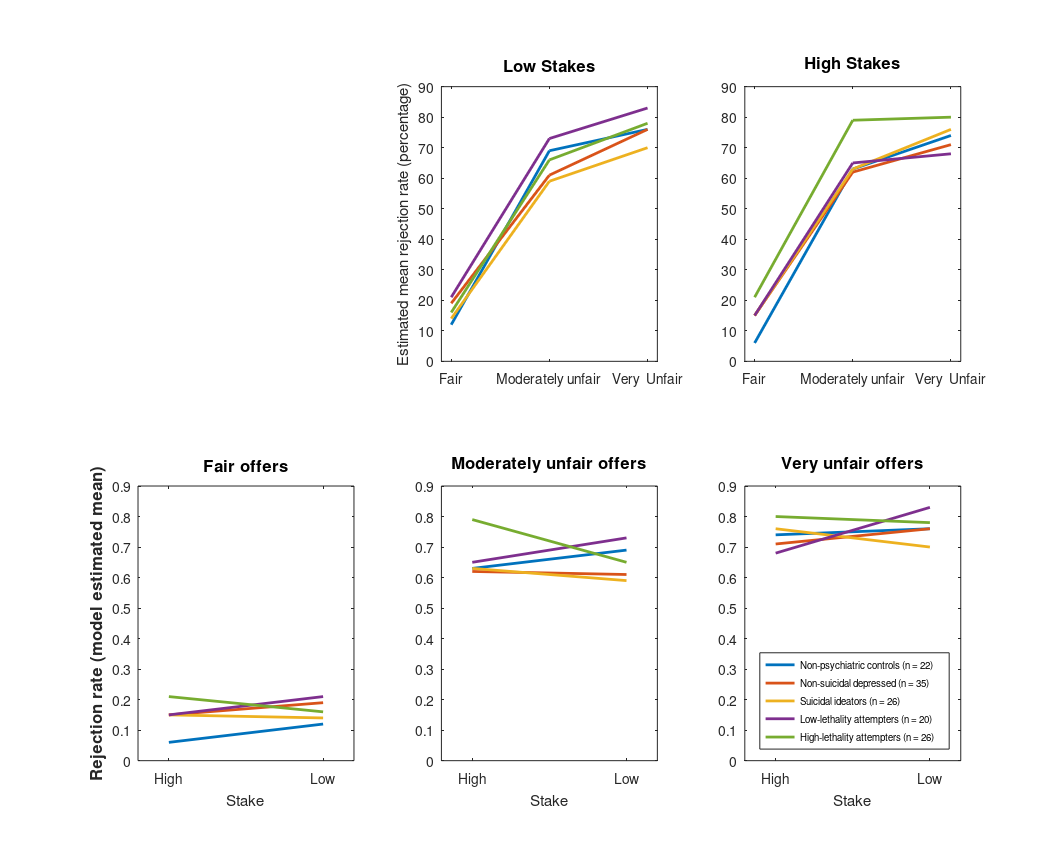

Here is the MATLAB script that generated this plot:
% Dr. Szanto wanted a combined figure of the two separate figures
% that showed stats. for rejection rate by stake by fairness. 
%
% Jan Kalkus
% 24 Aug 2012

% First, plot rejection rate by stake size, with one plot for
% each level of fairness

% These numbers are from an SPSS GEE analysis. They are estimated means. 
% unfair offers
group_acceptance_dt.unfair.low = [ ...
    0.24 ... % control
    0.24 ... % depressed
    0.30 ... % ideator
    0.17 ... % low-leth attmp
    0.22];   % high-leth attmp

group_acceptance_dt.unfair.high = [0.26 0.29 0.24 0.32 0.20]; 

% medium fair offers
group_acceptance_dt.medium.low  = [0.31 0.39 0.41 0.27 0.35];
group_acceptance_dt.medium.high = [0.37 0.38 0.37 0.35 0.21];

% fair offers
group_acceptance_dt.fair.low    = [0.88 0.81 0.86 0.79 0.84];
group_acceptance_dt.fair.high   = [0.94 0.85 0.85 0.85 0.79];

% pop. counts
n = [22 35 26 20 26];

% // plot it 
title_txt = {'Fair' 'Moderately unfair' 'Very unfair'}; h1 = zeros(length(title_txt),1);
field_name = {'fair' 'medium' 'unfair'};
figure('Position',[146 39 1062 855],'PaperPositionMode','auto','PaperOrientation','Landscape');
ph = zeros(length(n),length(title_txt)); % preallocate for figure child attributes handle
for ii = 1:length(title_txt)
    
    data = [ ...
        1-group_acceptance_dt.(field_name{ii}).high; ...
        1-group_acceptance_dt.(field_name{ii}).low ...
        ];
   
    h1(ii) = subplot(2,3,ii+3);
    ph(:,ii) = plot(data,'LineWidth',2); 
    title([title_txt{ii} ' offers'],'FontSize',12,'FontWeight','Bold');
    
    xlabel('Stake');
    if(eq(ii,1))
        ylabel('Rejection rate (model estimated mean)','FontSize',12,'FontWeight','Bold');
    end
    
end

% adjust axes properties
min_y = 0.0;
max_y = 0.9;
jitter = 0.2;
plot_window = [1 - jitter, 2 + jitter];
set(h1,'XLim',plot_window,'YLim',[min_y max_y]); % extra space on the sides
set(h1,'XTick',[1 2]); % set X-tick marks
set(h1,'YTick',[min_y:0.1:max_y]);
set(h1,'XTickLabel',{'High' 'Low'}); % label XTick's

% complie legend text
group_txt = {...
    'Non-psychiatric controls'; ...    % 1
    'Non-suicidal depressed'; ...      % 2
    'Suicidal ideators'; ...           % 4
    'Low-lethality attempters'; ...    % 6
    'High-lethality attempters'};      % 7
for gii = 1:length(group_txt)
    
    group_txt{gii} = sprintf('%s (n = %d)',group_txt{gii},n(gii));
    
end

legend(group_txt,'Location','SouthEast','FontSize',7);

% % % % % % % % % %
% Second, plot the other view of the figure

% data from estimated means output by GEE analysis

s.low = [ ...
    0.88 0.81 0.86 0.79 0.84; % fair
    0.31 0.39 0.41 0.27 0.34; % med fair
    0.24 0.24 0.30 0.17 0.22  % unfair
];

s.high = [ ...
    0.94 0.85 0.85 0.85 0.79;
    0.37 0.38 0.37 0.35 0.21;
    0.26 0.29 0.24 0.32 0.20
];

%figure('position',[327 274 1115 473],'paperpositionmode','auto','paperorientation','landscape');
h(1) = subplot(2,3,1.5);
plot(100*(1-s.low),'LineWidth',2);
ylabel('Estimated mean rejection rate (percentage)');
title('Low Stakes','FontSize',12,'FontWeight','Bold');

h(2) = subplot(2,3,2.5);
plot(100*(1-s.high),'LineWidth',2);
title('High Stakes','FontSize',12,'FontWeight','Bold');

leg_txt = { ...
    'Non-psychiatric controls'; ...
    'Non-suicidal depressed'; ...
    'Suicidal ideators'; ...
    'Low-lethality attempters'; ...
    'High-lethality attempters' ...
};

%legend(leg_txt);

% pretty figure settings
min_y = 0;
max_y = 90;
jitter = 0.1;
plot_window = [1 - jitter, 3 + jitter];

set(h,'XLim',plot_window,'YLim',[min_y max_y]);
set(h,'XTick',[1:3]);
set(h,'YTick',[min_y:10:max_y]);
set(h,'XTickLabel',{'Fair' 'Moderately unfair' 'Very  Unfair'});